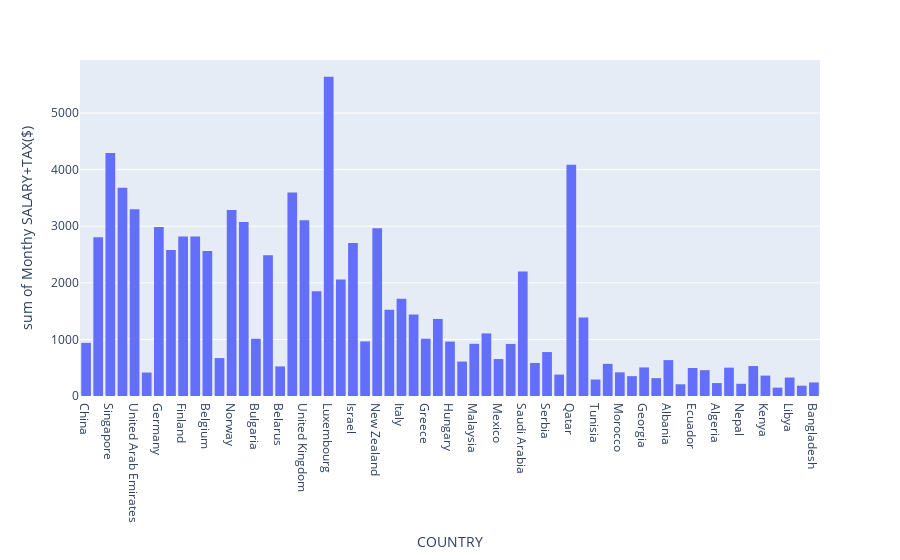

This figure's notebook cell:
### Code cell
import plotly.express as px
fig = px.histogram(new, x="COUNTRY", y="Monthy SALARY+TAX($)")
fig.show()

### Figure 1 — Plotly figure (JSON) as saved in the notebook; plotly's stock layout.template omitted (floating-point values rounded to 4 significant figures)
{"data": [{"alignmentgroup": "True", "bingroup": "x", "histfunc": "sum", "hovertemplate": "COUNTRY=%{x}<br>sum of Monthy SALARY+TAX($)=%{y}<extra></extra>", "legendgroup": "", "marker": {"color": "#636efa", "pattern": {"shape": ""}}, "name": "", "offsetgroup": "", "orientation": "v", "showlegend": false, "type": "histogram", "x": ["China", "Sweden", "Singapore", "Australia", "United Arab Emirates", "Brazil", "Germany", "Austria", "Finland", "Canada", "Belgium", "Chile", "Norway", "Ireland", "Bulgaria", "France", "Belarus", "Denmark", "United Kingdom", "Spain", "Luxembourg", "Japan", "Israel", "Costa Rica", "New Zealand", "Estonia", "Italy", "Poland", "Greece", "Croatia", "Hungary", "India", "Malaysia", "Portugal", "Mexico", "Romania", "Saudi Arabia", "Thailand", "Serbia", "Philippines", "Qatar", "South Africa", "Tunisia", "Kazakhstan", "Morocco", "Colombia", "Georgia", "Indonesia", "Albania", "Sri Lanka", "Ecuador", "Azerbaijan", "Algeria", "El Salvador", "Nepal", "Iraq", "Kenya", "Nigeria", "Libya", "Pakistan", "Bangladesh"], "xaxis": "x", "y": [938.9, 2808.0, 4294.0, 3679.0, 3300.0, 414.6, 2985.0, 2580.0, 2818.0, 2819.0, 2563.0, 670.3, 3287.0, 3073.0, 1011.0, 2487.0, 522.4, 3596.0, 3106.0, 1852.0, 5641.0, 2060.0, 2703.0, 964.7, 2963.0, 1525.0, 1717.0, 1440.0, 1012.0, 1362.0, 961.7, 608.5, 922.5, 1106.0, 653.2, 919.8, 2198.0, 584.1, 776.5, 378.6, 4086.0, 1388.0, 291.2, 568.1, 418.3, 350.6, 505.1, 315.6, 634.1, 206.8, 495.2, 456.5, 228.4, 501.1, 215.7, 529.2, 360.5, 148.2, 326.4, 182.1, 239.4], "yaxis": "y"}], "layout": {"autosize": true, "barmode": "relative", "legend": {"tracegroupgap": 0}, "margin": {"t": 60}, "xaxis": {"anchor": "y", "autorange": true, "domain": [0, 1], "range": [-0.5, 60.5], "title": {"text": "COUNTRY"}, "type": "category"}, "yaxis": {"anchor": "x", "autorange": true, "domain": [0, 1], "range": [0, 5938.0], "title": {"text": "sum of Monthy SALARY+TAX($)"}, "type": "linear"}}}
